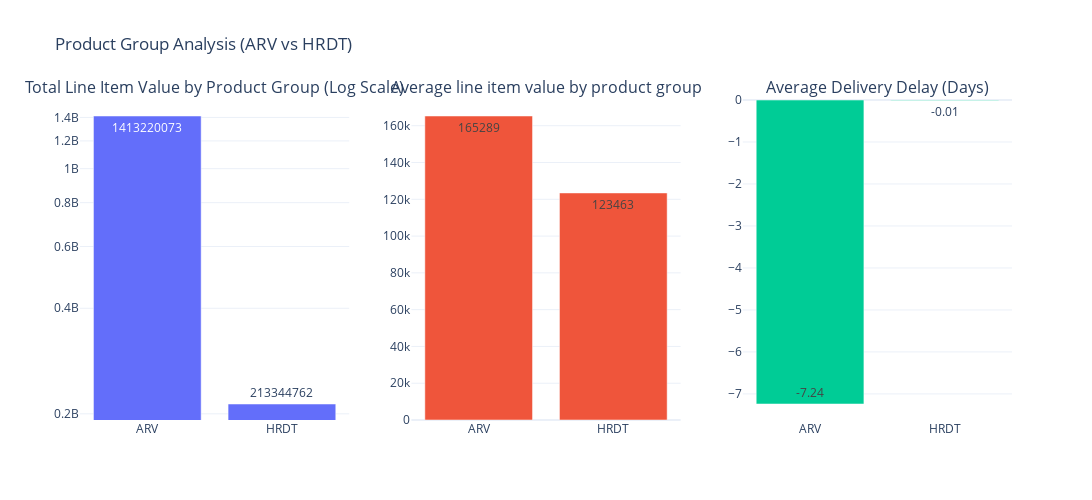

The code cell stored with this chart in its notebook:
### Markdown cell above
#### Chart - 3

### Code cell
# Chart - 3 visualization code
# Product group analysis
product_analysis = df[df['Product Group'].isin(['ARV', 'HRDT'])].groupby('Product Group').agg({
    'Line Item Value': ['sum', 'mean', 'count'],
    'delivery_delay_days': 'mean' #average delivery delay
}).round(2)
# Keep only required product groups
selected_groups = ['ARV', 'HRDT']
filtered_analysis = product_analysis.loc[selected_groups]

# Sort by Line Item Value (sum)
filtered_analysis = filtered_analysis.sort_values(
    by=('Line Item Value', 'sum'),
    ascending=False
)

product_groups = filtered_analysis.index.tolist()

# Create subplots
fig = make_subplots(
    rows=1,
    cols=3,
    subplot_titles=(
        "Total Line Item Value by Product Group (Log Scale)",
        'Average line item value by product group',
        "Average Delivery Delay (Days)"
        
    )
)

# Bar chart: Total Line Item Value
fig.add_trace(
    go.Bar(
        x=product_groups,
        y=filtered_analysis[('Line Item Value', 'sum')],
        text=filtered_analysis[('Line Item Value', 'sum')].round(0),
        textposition='auto'
    ),
    row=1, col=1
)

# Bar chart: Average line item value
fig.add_trace(
    go.Bar(
        x=product_groups,
        y=filtered_analysis[('Line Item Value', 'mean')],
        text=filtered_analysis[('Line Item Value', 'mean')].round(0),
        textposition='auto'
    ),
    row=1, col=2
)

# Bar chart: Average Delivery Delay
fig.add_trace(
    go.Bar(
        x=product_groups,
        y=filtered_analysis[('delivery_delay_days', 'mean')],
        text=filtered_analysis[('delivery_delay_days', 'mean')].round(2),
        textposition='auto'
    ),
    row=1, col=3
)



# Log scale only for monetary values
fig.update_yaxes(type="log", row=1, col=1)

fig.update_layout(
    height=500,
    width=1400,
    title_text="Product Group Analysis (ARV vs HRDT)",
    template="plotly_white",
    showlegend=False
)

fig.show()
#we can see the total line item value and average line item value and average delivery delay by product group

### Figure 1 — Plotly figure (JSON) as saved in the notebook; plotly's stock layout.template omitted (floating-point values rounded to 4 significant figures)
{"data": [{"text": [1413000000.0, 213300000.0], "textposition": "auto", "type": "bar", "x": ["ARV", "HRDT"], "xaxis": "x", "y": [1413000000.0, 213300000.0], "yaxis": "y"}, {"text": [165300.0, 123500.0], "textposition": "auto", "type": "bar", "x": ["ARV", "HRDT"], "xaxis": "x2", "y": [165300.0, 123500.0], "yaxis": "y2"}, {"text": [-7.24, -0.01], "textposition": "auto", "type": "bar", "x": ["ARV", "HRDT"], "xaxis": "x3", "y": [-7.24, -0.01], "yaxis": "y3"}], "layout": {"annotations": [{"font": {"size": 16}, "showarrow": false, "text": "Total Line Item Value by Product Group (Log Scale)", "x": 0.1444, "xanchor": "center", "xref": "paper", "y": 1, "yanchor": "bottom", "yref": "paper"}, {"font": {"size": 16}, "showarrow": false, "text": "Average line item value by product group", "x": 0.5, "xanchor": "center", "xref": "paper", "y": 1, "yanchor": "bottom", "yref": "paper"}, {"font": {"size": 16}, "showarrow": false, "text": "Average Delivery Delay (Days)", "x": 0.8556, "xanchor": "center", "xref": "paper", "y": 1, "yanchor": "bottom", "yref": "paper"}], "height": 500, "showlegend": false, "title": {"text": "Product Group Analysis (ARV vs HRDT)"}, "width": 1400, "xaxis": {"anchor": "y", "domain": [0, 0.2889]}, "xaxis2": {"anchor": "y2", "domain": [0.3556, 0.6444]}, "xaxis3": {"anchor": "y3", "domain": [0.7111, 1]}, "yaxis": {"anchor": "x", "domain": [0, 1], "type": "log"}, "yaxis2": {"anchor": "x2", "domain": [0, 1]}, "yaxis3": {"anchor": "x3", "domain": [0, 1]}}}
